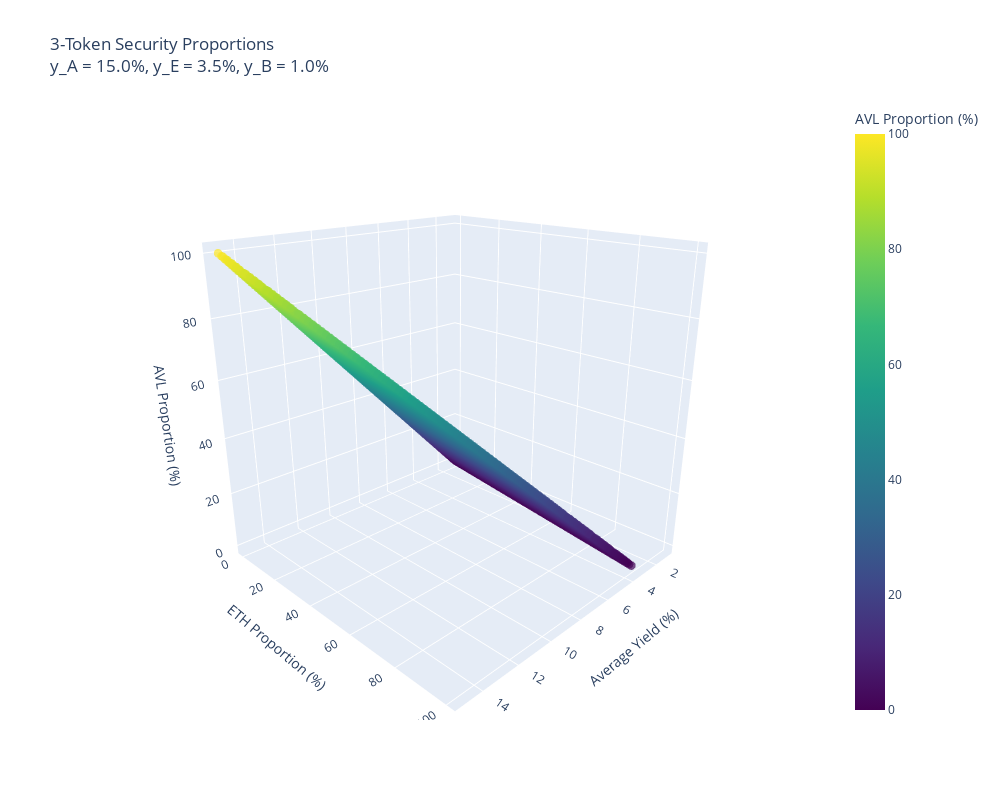

Notebook code for this chart:
### Code cell
import plotly.graph_objects as go

def plot_3token_3d(y_A=0.15, y_E=0.035, y_B=0.01):
    """
    Interactive 3D plot using Plotly
    """
    # Create grid and calculate values (existing code)
    alpha = np.linspace(0, 1, 100)
    alpha_E = np.linspace(0, 1, 100)
    alpha, alpha_E = np.meshgrid(alpha, alpha_E)
    alpha_B = 1 - alpha - alpha_E
    avg_yield = alpha*y_A + alpha_E*y_E + alpha_B*y_B
    
    # Filter valid points (existing code)
    mask = (alpha + alpha_E) <= 1
    avg_yield_valid = avg_yield[mask].flatten()
    alpha_E_valid = alpha_E[mask].flatten()
    alpha_valid = alpha[mask].flatten()

    # Create interactive 3D scatter plot
    fig = go.Figure(data=[go.Scatter3d(
        x=avg_yield_valid*100,        # Average Yield
        y=alpha_E_valid*100,          # ETH Proportion
        z=alpha_valid*100,            # AVL Proportion
        mode='markers',
        marker=dict(
            size=3,
            color=alpha_valid*100,    # Color by AVL proportion
            colorscale='Viridis',
            opacity=0.7,
            colorbar=dict(title='AVL Proportion (%)')
        )
    )])
    
    # Configure layout
    fig.update_layout(
        title=f'3-Token Security Proportions<br>y_A = {y_A*100:.1f}%, y_E = {y_E*100:.1f}%, y_B = {y_B*100:.1f}%',
        scene=dict(
            xaxis_title='Average Yield (%)',
            yaxis_title='ETH Proportion (%)',
            zaxis_title='AVL Proportion (%)',
            camera=dict(eye=dict(x=1.5, y=1.5, z=0.8))  # Initial view angle
        ),
        width=1000,
        height=800
    )
    
    # Show interactive plot
    fig.show()


plot_3token_3d(y_A=0.15, y_E=0.035, y_B=0.01)

### Figure 1 — Plotly figure (JSON) as saved in the notebook; plotly's stock layout.template omitted (floating-point values rounded to 4 significant figures; data arrays with more than 128 entries replaced by an {"elided": "..."} marker saying what was removed)
{"data": [{"marker": {"color": {"elided": "5044 float values"}, "colorbar": {"title": {"text": "AVL Proportion (%)"}}, "colorscale": [[0, "#440154"], [0.1111, "#482878"], [0.2222, "#3e4989"], [0.3333, "#31688e"], [0.4444, "#26828e"], [0.5556, "#1f9e89"], [0.6667, "#35b779"], [0.7778, "#6ece58"], [0.8889, "#b5de2b"], [1, "#fde725"]], "opacity": 0.7, "size": 3}, "mode": "markers", "type": "scatter3d", "x": {"elided": "5044 float values"}, "y": {"elided": "5044 float values"}, "z": {"elided": "5044 float values"}}], "layout": {"height": 800, "scene": {"camera": {"eye": {"x": 1.5, "y": 1.5, "z": 0.8}}, "xaxis": {"title": {"text": "Average Yield (%)"}}, "yaxis": {"title": {"text": "ETH Proportion (%)"}}, "zaxis": {"title": {"text": "AVL Proportion (%)"}}}, "title": {"text": "3-Token Security Proportions<br>y_A = 15.0%, y_E = 3.5%, y_B = 1.0%"}, "width": 1000}}
